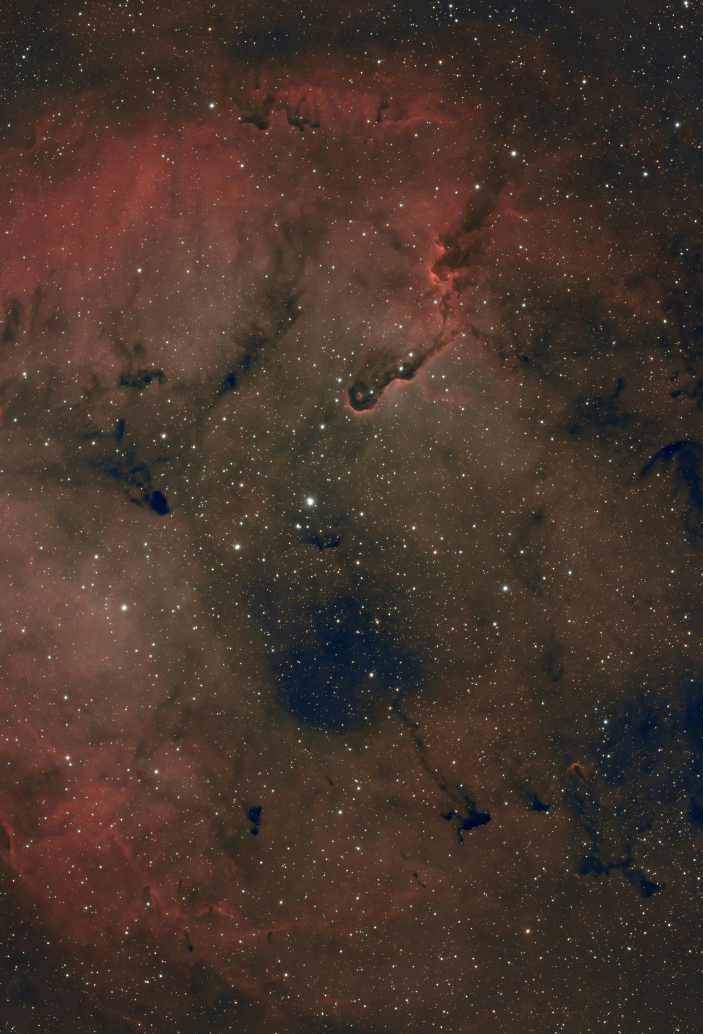
#> input picture imagen_prueba.jpg, 4216 x 6204 px, found by its file name (shown at 1/6 size)
$ python nodo.py
#> lines starting #> are read from the running program, lines starting #| are printed output that depends on the picture
import base64
import gzip
import io
import os
import xml.etree.ElementTree as ET
from PIL import Image, ImageOps, ImageEnhance, ImageDraw, ImageFilter


class Nodo:
    """
    Clase para manejar transformaciones de imágenes.
    Permite aplicar máximo 5 transformaciones y generar archivos XML.
    """

    def __init__(self, imagen_path=None):
        """
        Inicializa el nodo con una imagen.

        Args:
            imagen_path (str): Ruta de la imagen a procesar
        """
        self.imagen_original = None
        self.imagen_procesada = None
        self.transformaciones_aplicadas = []
        self.MAX_TRANSFORMACIONES = 5

        if imagen_path:
            self.cargar_imagen(imagen_path)
        else:
            self._crear_imagen_prueba()

    def cargar_imagen(self, imagen_path):
        """Carga una imagen desde archivo."""
        if os.path.exists(imagen_path):
            self.imagen_original = Image.open(imagen_path)
            self.imagen_procesada = self.imagen_original.copy()
            print(f"✅ Imagen cargada: {imagen_path}")
        else:
            print(f"⚠️ Imagen no encontrada: {imagen_path}. Creando imagen de prueba...")
            self._crear_imagen_prueba()

    # [33 lines left out: functions _crear_imagen_prueba, reiniciar, escala_grises, redimensionar, not called in this run]

    def recortar(self, box=(50, 50, 250, 250)):
        """Recorta la imagen según las coordenadas especificadas."""
        if self._puede_aplicar_transformacion():
            self.imagen_procesada = self.imagen_procesada.crop(box)
            self._registrar_transformacion("recortar")
        return self

    def rotar(self, angle=45):
        """Rota la imagen el ángulo especificado."""
        if self._puede_aplicar_transformacion():
            self.imagen_procesada = self.imagen_procesada.rotate(angle)
            self._registrar_transformacion(f"rotar_{angle}°")
        return self

    # [6 lines left out: function reflejar, not called in this run]

    def desenfocar(self, radio=3):
        """Aplica desenfoque gaussiano."""
        if self._puede_aplicar_transformacion():
            self.imagen_procesada = self.imagen_procesada.filter(ImageFilter.GaussianBlur(radio))
            self._registrar_transformacion(f"desenfocar_{radio}")
        return self

    def perfilar(self):
        """Aplica filtro de perfilado (sharpen)."""
        if self._puede_aplicar_transformacion():
            self.imagen_procesada = self.imagen_procesada.filter(ImageFilter.SHARPEN)
            self._registrar_transformacion("perfilar")
        return self

    def ajustar_brillo_contraste(self, brillo=1.2, contraste=1.3):
        """Ajusta brillo y contraste."""
        if self._puede_aplicar_transformacion():
            img = ImageEnhance.Brightness(self.imagen_procesada).enhance(brillo)
            img = ImageEnhance.Contrast(img).enhance(contraste)
            self.imagen_procesada = img
            self._registrar_transformacion(f"brillo_contraste_{brillo}_{contraste}")
        return self

    def insertar_texto(self, texto="Marca de agua", posicion=(10, 10), color=(255, 0, 0)):
        """Inserta texto en la imagen."""
        if self._puede_aplicar_transformacion():
            # Asegurar que esté en RGB
            if self.imagen_procesada.mode != "RGB":
                self.imagen_procesada = self.imagen_procesada.convert("RGB")

            img_edit = self.imagen_procesada.copy()
            draw = ImageDraw.Draw(img_edit)
            draw.text(posicion, texto, fill=color)
            self.imagen_procesada = img_edit
            self._registrar_transformacion(f"texto_{texto}")
        return self

    # -------------------------------
    # Métodos auxiliares
    # -------------------------------

    def _puede_aplicar_transformacion(self):
        """Verifica si se puede aplicar otra transformación."""
        if len(self.transformaciones_aplicadas) >= self.MAX_TRANSFORMACIONES:
            print(f"⚠️ Máximo de {self.MAX_TRANSFORMACIONES} transformaciones alcanzado")
            return False
        return True

    def _registrar_transformacion(self, nombre):
        """Registra una transformación aplicada."""
        self.transformaciones_aplicadas.append(nombre)
        print(f"✅ Aplicada: {nombre} ({len(self.transformaciones_aplicadas)}/{self.MAX_TRANSFORMACIONES})")

    def mostrar_transformaciones(self):
        """Muestra las transformaciones aplicadas."""
        if self.transformaciones_aplicadas:
            print("🔄 Transformaciones aplicadas:")
            for i, trans in enumerate(self.transformaciones_aplicadas, 1):
                print(f"  {i}. {trans}")
        else:
            print("📝 No se han aplicado transformaciones")

    # [5 lines left out: function guardar_imagen, not called in this run]

    def convertir_y_comprimir(self, formato="JPEG"):
        """
        Convierte la imagen a un formato, comprime con gzip
        y la devuelve en base64.
        """
        buffer = io.BytesIO()
        self.imagen_procesada.save(buffer, format=formato)
        datos = buffer.getvalue()
        datos_gzip = gzip.compress(datos)
        datos_b64 = base64.b64encode(datos_gzip).decode("utf-8")
        return datos_b64

    def generar_xml(self, archivo_salida="resultado.xml", formato_salida="JPEG"):
        """Genera un archivo XML con la imagen procesada."""
        if not self.imagen_procesada:
            print("❌ No hay imagen para procesar")
            return None

        # Codificar imagen
        b64_data = self.convertir_y_comprimir(formato_salida)

        # Crear XML
        root = ET.Element("imagenes")
        nodo = ET.SubElement(root, "imagen", {
            "formato": formato_salida,
            "transformaciones": ", ".join(self.transformaciones_aplicadas),
            "total_transformaciones": str(len(self.transformaciones_aplicadas))
        })
        nodo.text = b64_data

        # Guardar archivo
        tree = ET.ElementTree(root)
        tree.write(archivo_salida, encoding="utf-8", xml_declaration=True)
        print(f"📄 Archivo XML generado: {archivo_salida}")
        return tree


# -------------------------------
# Ejemplos de uso
# -------------------------------

# [18 lines left out: function ejemplo_basico, not called in this run]


def ejemplo_con_imagen():
    """Ejemplo con imagen específica."""
    print("\n=== EJEMPLO CON IMAGEN ===")

    # Crear nodo con imagen específica (si no existe, usará imagen de prueba)
    nodo = Nodo("imagen_prueba.jpg")
#> in cargar_imagen, self.imagen_original is the input picture: PIL image 4216x6204 RGB; mean R, G, B 70.7, 53, 44.7

    # Aplicar transformaciones paso a paso
    nodo.ajustar_brillo_contraste(1.5, 1.2)
#> in ajustar_brillo_contraste, `img = ImageEnhance.Brightness(self.imagen_procesada).enhance(brillo)`:
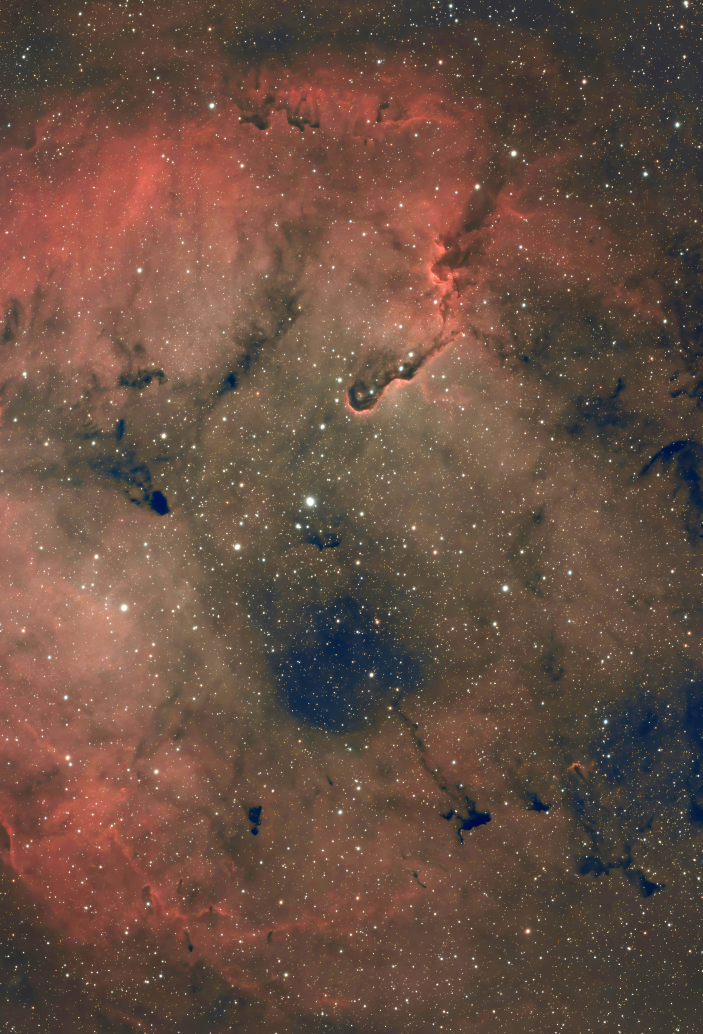
#> img: PIL image 4216x6204 RGB (shown at 1/6 size); mean R, G, B 105.4, 78.9, 66.5
    nodo.desenfocar(2)
    nodo.recortar((25, 25, 375, 375))
#> in recortar, `self.imagen_procesada = self.imagen_procesada.crop(box)`:
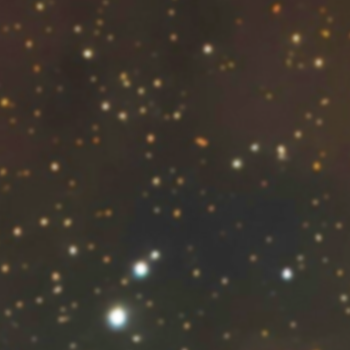
#> self.imagen_procesada: PIL image 350x350 RGB; mean R, G, B 59.5, 52.8, 44.5
    nodo.insertar_texto("Procesada", posicion=(50, 50), color=(0, 255, 0))

    # Intentar aplicar una sexta transformación (será rechazada)
    nodo.rotar(45)
#> in rotar, `self.imagen_procesada = self.imagen_procesada.rotate(angle)`:
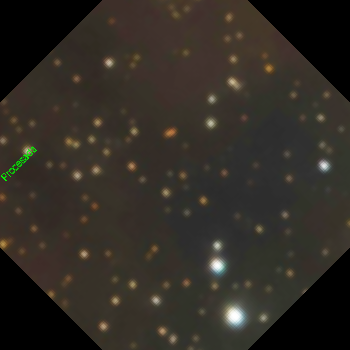
#> self.imagen_procesada: PIL image 350x350 RGB; mean R, G, B 48.6, 43.8, 37
    nodo.perfilar()  # Esta será rechazada por exceder el límite

    nodo.mostrar_transformaciones()
    nodo.generar_xml("ejemplo_imagen.xml", "PNG")


# [18 lines left out: function ejemplo_reinicio, not called in this run]


if __name__ == "__main__":
    ejemplo_con_imagen()
